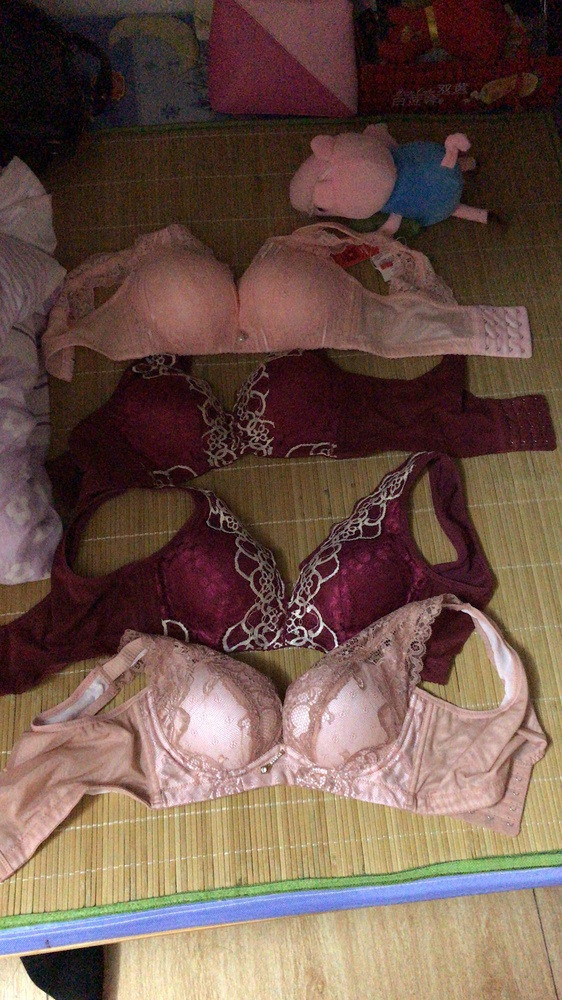
#> input picture mc/bra.jpg, 562 x 1000 px, shrunk from 1080 x 1920 before the run, given in place of messi5.jpg, which was not available
$ python cv9.py
#> lines starting #> are read from the running program, lines starting #| are printed output that depends on the picture; pictures that were not available may be replaced by others from this repository, and a replacement may not be noted
import cv2

# Load two images
img1 = cv2.imread('messi5.jpg')
#> img1 is the input picture: shape (1000, 562, 3); mean B, G, R 74.5, 84.7, 109.5
img2 = cv2.imread('opencv_logo.png')
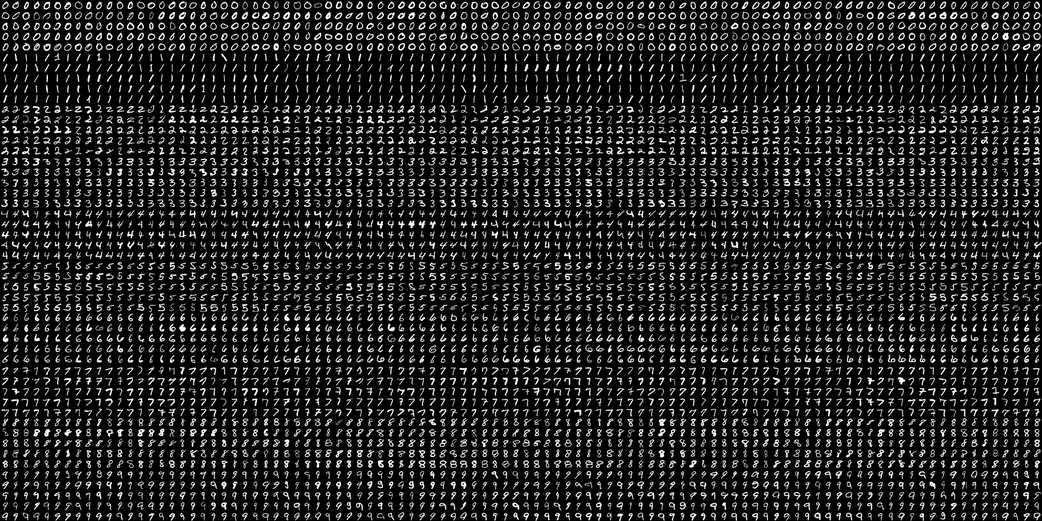
#> input picture mc/digits.png, 1042 x 521 px, shrunk from 2000 x 1000 before the run, given in place of opencv_logo.png, which was not available
#> img2 is the input picture: shape (521, 1042, 3); min 0, max 255, mean 35.9

# I want to put logo on top-left corner, So I create a ROI
rows,cols,channels = img2.shape
#> rows = 521; cols = 1042; channels = 3
roi = img1[0:rows, 0:cols ]
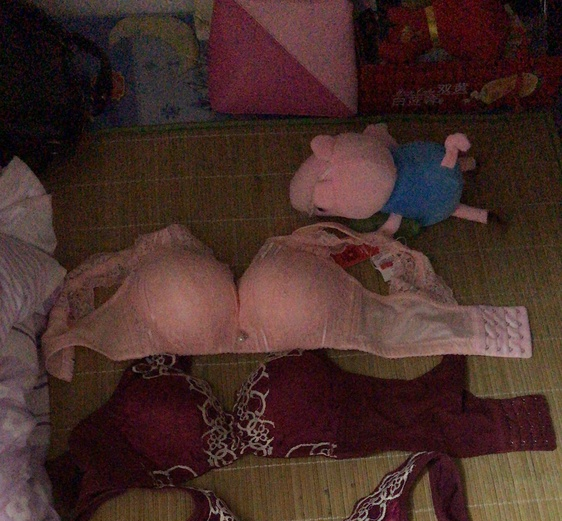
#> roi: shape (521, 562, 3); mean B, G, R 40.3, 45.2, 69.9

# Now create a mask of logo and create its inverse mask also
img2gray = cv2.cvtColor(img2,cv2.COLOR_BGR2GRAY)
ret, mask = cv2.threshold(img2gray, 10, 255, cv2.THRESH_BINARY)
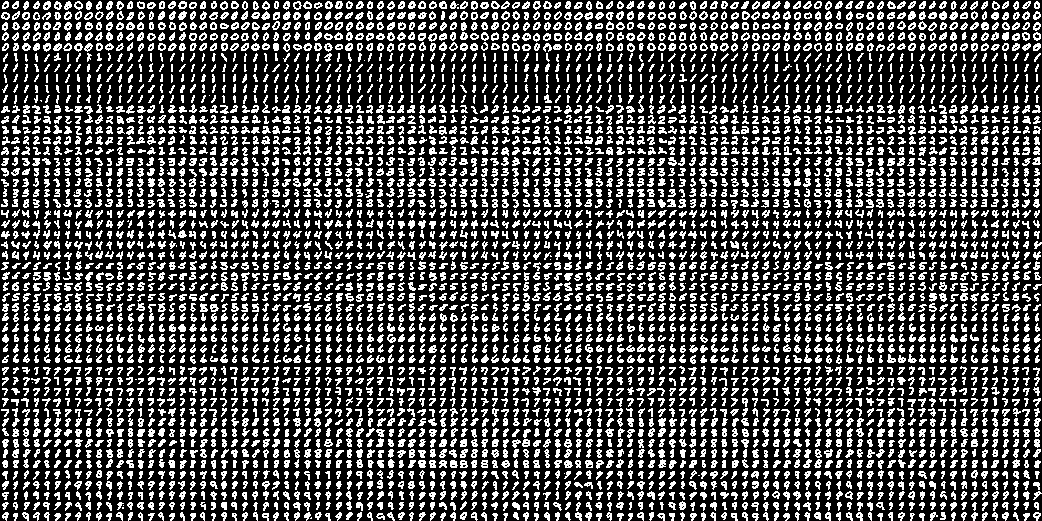
#> mask: shape (521, 1042); 29.9% white in thin lines or dots
mask_inv = cv2.bitwise_not(mask)
#> mask_inv: shape (521, 1042); 70.1% white; black in thin lines or dots

# Now black-out the area of logo in ROI
#> (the run stopped early here; a loop or call above may not have finished)
